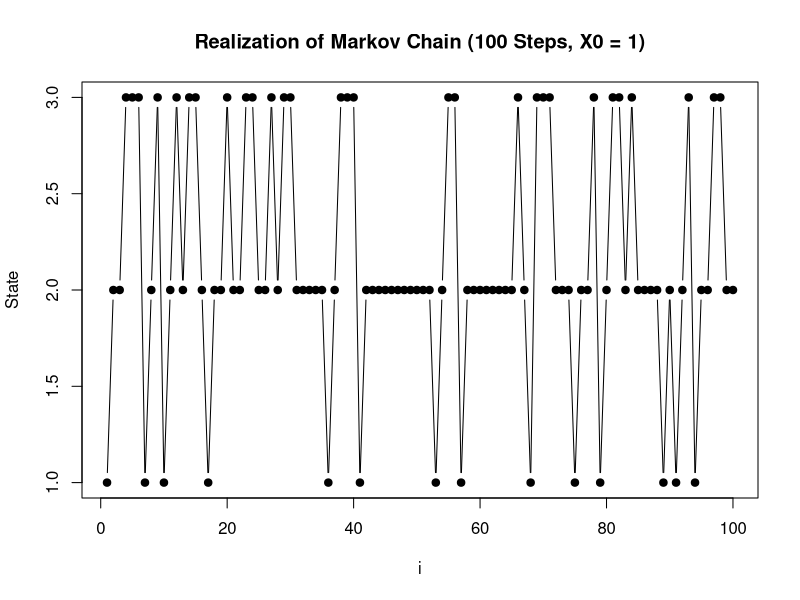
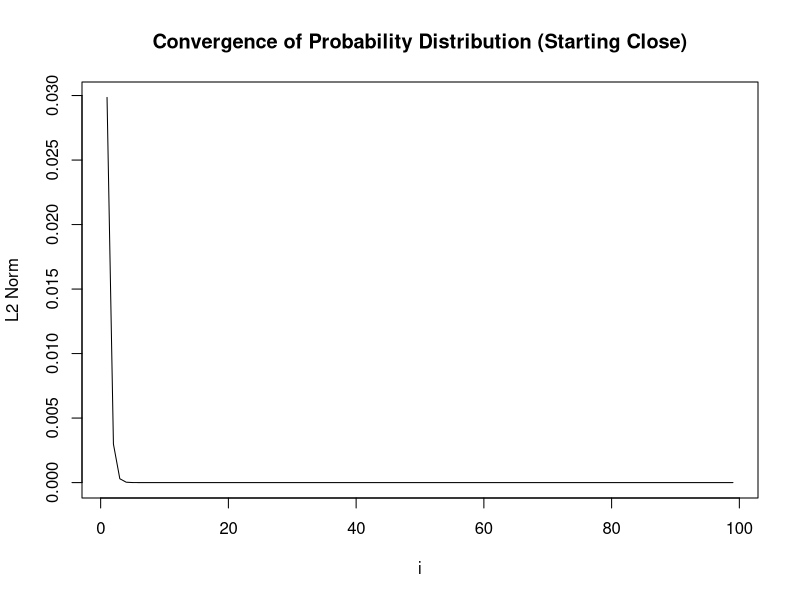
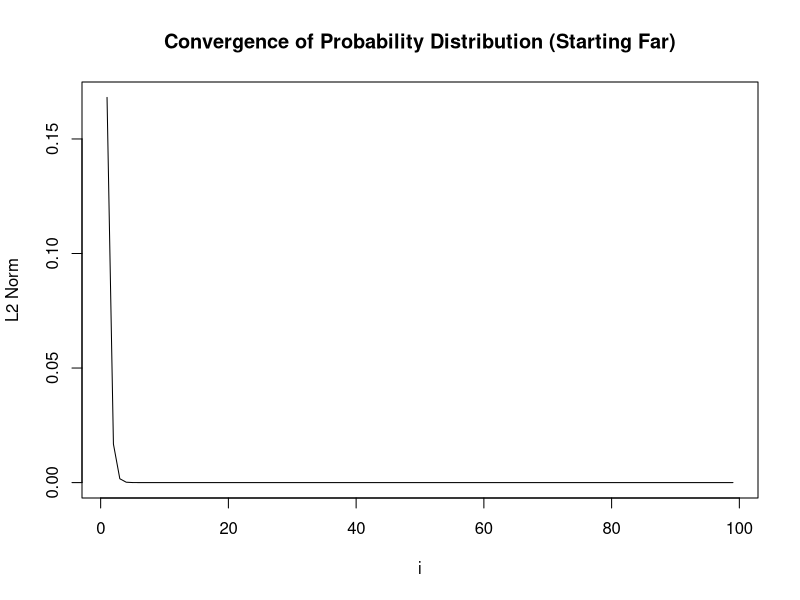
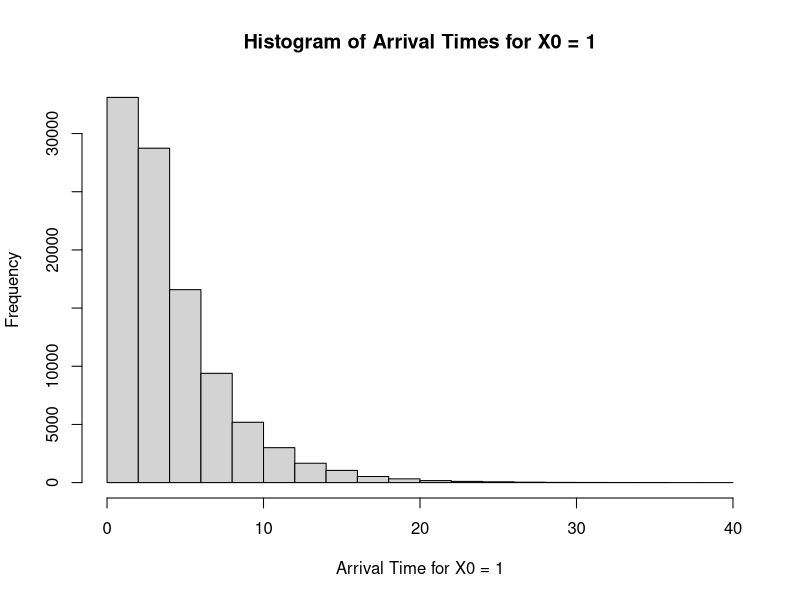
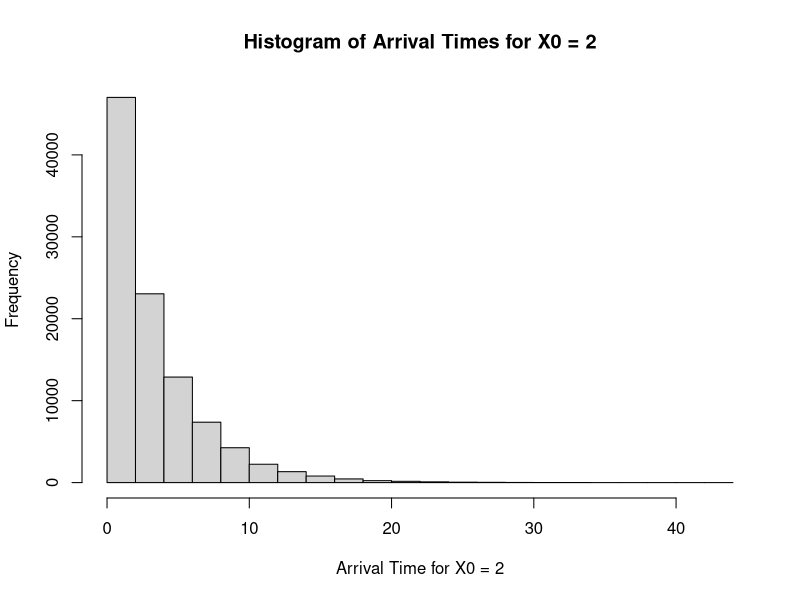

The R source for these figures, in order:
## ---- chunk 1
set.seed(24)
P <- matrix(c(0.2, 0.7, 0.1, 0.2, 0.5, 0.3, 0.2, 0.4, 0.4), nrow = 3, byrow = T)
P
simulate_mc <- function(n, P, X0) {
    # Generates sequences of length n (including X0)
    #   P: transition probability matrix
    #   X0: initial state
    cur_X <- X0
    states <- 1:3
    MC_seq <- numeric(n)
    MC_seq[1] <- X0
    for (i in 2:n) {
        transition_probs <- P[cur_X, ]
        next_X <- sample(states, size = 1, prob = transition_probs)
        MC_seq[i] <- next_X
        cur_X <- next_X
    }
    MC_seq
}
plot(1:100, simulate_mc(100, P, 1), 
     xlab = "i", ylab = "State", 
     type = "b", pch = 19,
     main = "Realization of Markov Chain (100 Steps, X0 = 1)")
## ---- chunk 2
eigs <- eigen(t(P))
stationary_state <- eigs$vectors[, 1]
stationary_state_norm <- stationary_state / sum(stationary_state)
eigs
## ---- chunk 3
# initial distn close to pi_infinity
close_initial <- c(0.1, 0.6, 0.3)
pis <- list()
pis[[1]] <- close_initial
n <- 100
# calculates L2 norm
l2norm <- function(u, v) {
    sqrt(sum((u - v)^2))
}
l2_norms <- numeric(n)
for (i in 2:n) {
    pis[[i]] <- pis[[i - 1]] %*% P
    l2_norms[i] <- l2norm(pis[[i]], stationary_state_norm)
}

plot(1:(n - 1), l2_norms[2:n], type = "l",
     xlab = "i", ylab = "L2 Norm", 
     main = "Convergence of Probability Distribution (Starting Close)")
## ---- chunk 4
# initial distn far from pi_infinity
far_initial <- c(0.7, 0.2, 0.1)
pis <- list()
pis[[1]] <- far_initial
n <- 100
# calculates L2 norm
l2norm <- function(u, v) {
    sqrt(sum((u - v)^2))
}
l2_norms <- numeric(n)
for (i in 2:n) {
    pis[[i]] <- pis[[i - 1]] %*% P
    l2_norms[i] <- l2norm(pis[[i]], stationary_state_norm)
}

plot(1:(n - 1), l2_norms[2:n], type = "l",
     xlab = "i", ylab = "L2 Norm", 
     main = "Convergence of Probability Distribution (Starting Far)")
## ---- chunk 5
# Function that returns arrival time
until_X3 <- function(X0) {
    t <- 0
    cur_X <- X0
    while (cur_X != 3) {
        cur_X <- simulate_mc(2, P, cur_X)[2]
        t <- t + 1
    }
    t
}

# Simulate for X0 = 1
N <- 1e5
arrivals_1 <- numeric(N)
for (i in 1:N) {
    arrivals_1[i] <- until_X3(1)
}
hist(arrivals_1, xlab = "Arrival Time for X0 = 1",
     main = "Histogram of Arrival Times for X0 = 1")

# Simulate for X0 = 2
arrivals_2 <- numeric(N)
for (i in 1:N) {
    arrivals_2[i] <- until_X3(2)
}
hist(arrivals_2, xlab = "Arrival Time for X0 = 2",
     main = "Histogram of Arrival Times for X0 = 2")

# mean arrival times
mean_arrival_time1 <- mean(arrivals_1)
mean_arrival_time2 <- mean(arrivals_2)
mean_arrival_time1
mean_arrival_time2
